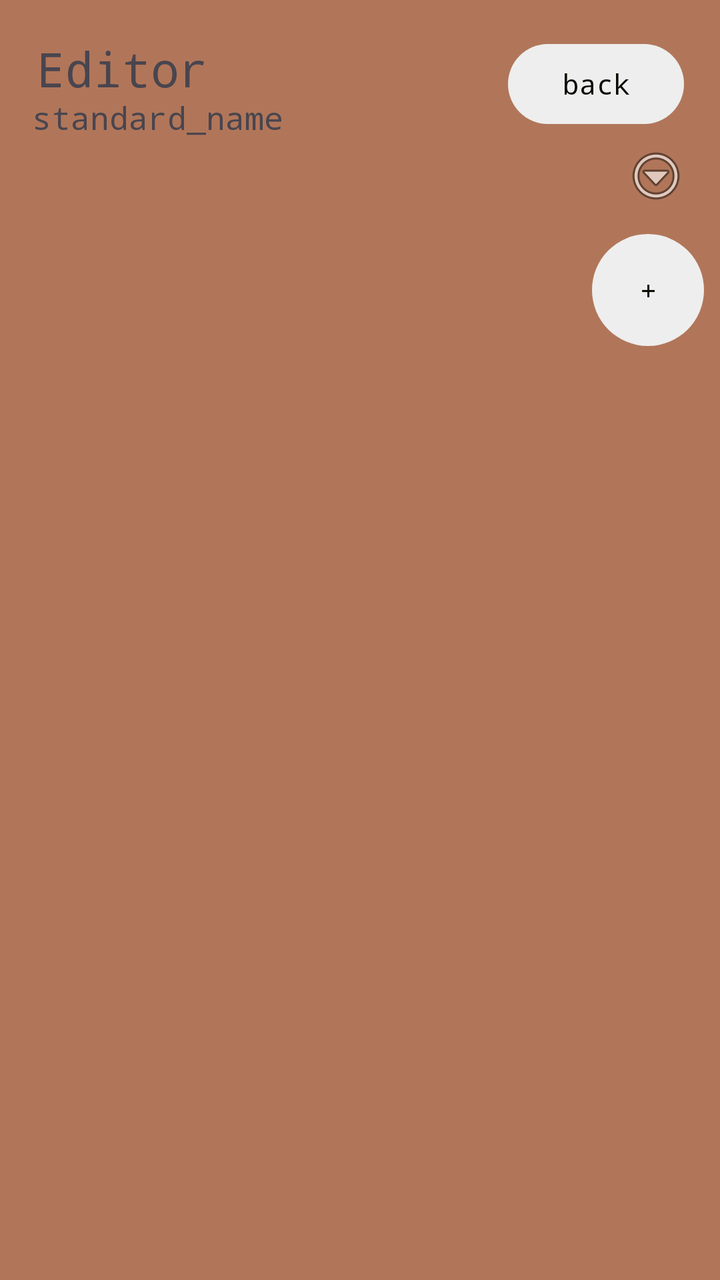
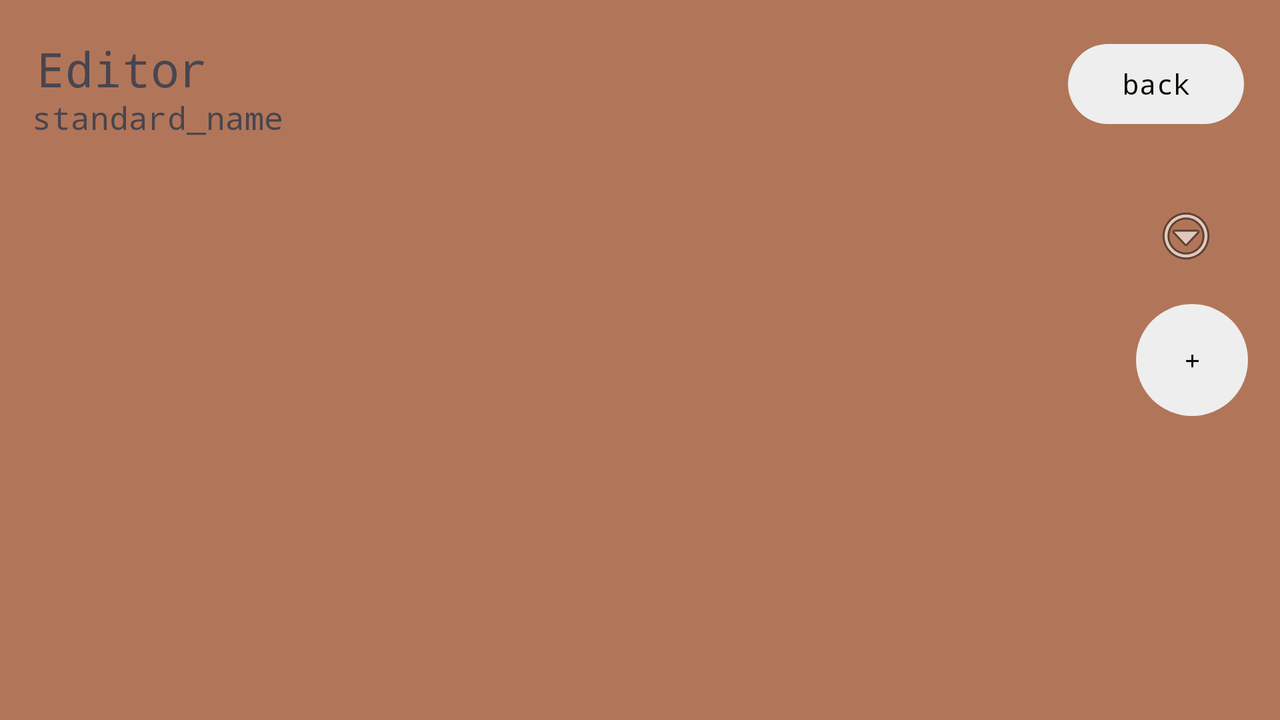

One screen, two layout resources from the same app: the default and the repository's alternative for another configuration. Each is rendered where Android would select it; the XML of both is given below.
<!-- AndroidManifest.xml: application theme Theme.Woodpecker -->
<!-- res/layout/activity_editor.xml -->
<?xml version="1.0" encoding="utf-8"?>
<androidx.constraintlayout.widget.ConstraintLayout xmlns:android="http://schemas.android.com/apk/res/android"
    xmlns:app="http://schemas.android.com/apk/res-auto"
    xmlns:tools="http://schemas.android.com/tools"
    android:id="@+id/main"
    android:layout_width="match_parent"
    android:layout_height="match_parent"
    tools:context=".EditorActivity">

    <Button
        android:id="@+id/backButton"
        android:layout_width="wrap_content"
        android:layout_height="wrap_content"
        android:layout_marginTop="18dp"
        android:layout_marginEnd="18dp"
        android:text="@string/back"
        app:layout_constraintEnd_toEndOf="parent"
        app:layout_constraintTop_toTopOf="parent" />

    
    <ImageButton
        android:id="@+id/menuButton"
        android:layout_width="wrap_content"
        android:layout_height="wrap_content"
        android:layout_marginTop="72dp"
        android:layout_marginEnd="16dp"
        android:background="?attr/selectableItemBackgroundBorderless"
        android:contentDescription="@string/menu"
        android:src="@android:drawable/ic_menu_more"
        app:layout_constraintEnd_toEndOf="parent"
        app:layout_constraintTop_toTopOf="parent" />

    <TextView
        android:id="@+id/textView4"
        android:layout_width="247dp"
        android:layout_height="33dp"
        android:layout_marginStart="18dp"
        android:layout_marginTop="18dp"
        android:autoSizeMinTextSize="40dp"
        android:text="@string/editor"
        android:textSize="24sp"
        app:layout_constraintStart_toStartOf="parent"
        app:layout_constraintTop_toTopOf="parent" />

    <TextView
        android:id="@+id/selected_standard"
        android:layout_width="247dp"
        android:layout_height="33dp"
        android:layout_marginStart="16dp"
        android:layout_marginTop="48dp"
        android:autoSizeMinTextSize="40dp"
        android:text="standard_name"
        android:textSize="16sp"
        app:layout_constraintStart_toStartOf="parent"
        app:layout_constraintTop_toTopOf="parent" />


    
    <androidx.recyclerview.widget.RecyclerView
        android:id="@+id/mcRecyclerView"
        android:layout_width="396dp"
        android:layout_height="592dp"
        app:layout_constraintBottom_toBottomOf="parent"
        app:layout_constraintEnd_toEndOf="parent"
        app:layout_constraintHorizontal_bias="0.466"
        app:layout_constraintStart_toStartOf="parent"
        app:layout_constraintTop_toTopOf="parent"
        app:layout_constraintVertical_bias="0.812" />

    <Button
        android:id="@+id/addButton"
        android:layout_width="56dp"
        android:layout_height="64dp"
        android:layout_marginTop="9dp"
        android:layout_marginEnd="8dp"
        android:text="@string/add_char"
        app:layout_constraintEnd_toEndOf="parent"
        app:layout_constraintTop_toBottomOf="@+id/menuButton" />

</androidx.constraintlayout.widget.ConstraintLayout>
<!-- resources referenced by this layout -->
<resources>
  <string name="add_char" translatable="false">+</string>
  <string name="back">back</string>
  <string name="editor">Editor</string>
  <string name="menu" translatable="false">menu</string>
  <style name="Theme.Woodpecker" parent="Base.Theme.Woodpecker" />
  <style name="Base.Theme.Woodpecker" parent="Theme.Material3.DayNight.NoActionBar">
          <item name="colorPrimary">@color/white</item>
          <item name="colorPrimaryVariant">@color/gray</item>
          <item name="colorOnPrimary">@color/black</item>
  
          <item name="colorSecondary">@color/red</item>
          <item name="colorSecondaryVariant">@color/dark_brown</item>
          <item name="colorOnSecondary">@color/white</item>
  
          <item name="android:windowBackground">@color/brown</item>
          <item name="android:fontFamily">monospace</item>
  
  
          <item name="android:alertDialogStyle">@style/CustomAlertDialog</item>
          <item name="android:alertDialogTheme">@style/CustomAlertDialog</item>
          <item name="alertDialogTheme">@style/CustomAlertDialog</item>
      </style>
  <color name="white">#eeeeee</color>
  <color name="gray">#aaaaaa</color>
  <color name="black">#090c02</color>
  <color name="red">#A72608</color>
  <color name="dark_brown">#581905</color>
  <color name="brown">#b17659</color>
  <style name="CustomAlertDialog" parent="Theme.Material3.DayNight.Dialog.Alert">
          <item name="android:background">@color/brown</item>
      </style>
</resources>
<!-- res/layout-land/activity_editor.xml (the repository's variant of the layout above) -->
<!-- drawn on the phone turned sideways -->
<?xml version="1.0" encoding="utf-8"?>
<androidx.constraintlayout.widget.ConstraintLayout xmlns:android="http://schemas.android.com/apk/res/android"
    xmlns:app="http://schemas.android.com/apk/res-auto"
    xmlns:tools="http://schemas.android.com/tools"
    android:id="@+id/main"
    android:layout_width="match_parent"
    android:layout_height="match_parent"
    tools:context=".EditorActivity">

    <Button
        android:id="@+id/backButton"
        android:layout_width="wrap_content"
        android:layout_height="wrap_content"
        android:layout_marginTop="18dp"
        android:layout_marginEnd="18dp"
        android:text="@string/back"
        app:layout_constraintEnd_toEndOf="parent"
        app:layout_constraintTop_toTopOf="parent" />

    

    <ImageButton
        android:id="@+id/menuButton"
        android:layout_width="46dp"
        android:layout_height="52dp"
        android:layout_marginTop="92dp"
        android:layout_marginEnd="24dp"
        android:background="?attr/selectableItemBackgroundBorderless"
        android:contentDescription="@string/menu"
        android:src="@android:drawable/ic_menu_more"
        app:layout_constraintEnd_toEndOf="parent"
        app:layout_constraintTop_toTopOf="parent" />

    <TextView
        android:id="@+id/textView4"
        android:layout_width="247dp"
        android:layout_height="33dp"
        android:layout_marginStart="18dp"
        android:layout_marginTop="18dp"
        android:autoSizeMinTextSize="40dp"
        android:text="@string/editor"
        android:textSize="24sp"
        app:layout_constraintStart_toStartOf="parent"
        app:layout_constraintTop_toTopOf="parent" />

    <TextView
        android:id="@+id/selected_standard"
        android:layout_width="247dp"
        android:layout_height="33dp"
        android:layout_marginStart="16dp"
        android:layout_marginTop="48dp"
        android:autoSizeMinTextSize="40dp"
        android:text="standard_name"
        android:textSize="16sp"
        app:layout_constraintStart_toStartOf="parent"
        app:layout_constraintTop_toTopOf="parent" />


    

    <androidx.recyclerview.widget.RecyclerView
        android:id="@+id/mcRecyclerView"
        android:layout_width="340dp"
        android:layout_height="378dp"
        app:layout_constraintBottom_toBottomOf="parent"
        app:layout_constraintEnd_toEndOf="parent"
        app:layout_constraintHorizontal_bias="0.705"
        app:layout_constraintStart_toStartOf="parent"
        app:layout_constraintTop_toTopOf="parent"
        app:layout_constraintVertical_bias="0.484" />

    <Button
        android:id="@+id/addButton"
        android:layout_width="56dp"
        android:layout_height="64dp"
        android:layout_marginEnd="16dp"
        android:text="@string/add_char"
        app:layout_constraintBottom_toBottomOf="parent"
        app:layout_constraintEnd_toEndOf="parent"
        app:layout_constraintTop_toTopOf="parent" />

</androidx.constraintlayout.widget.ConstraintLayout>
